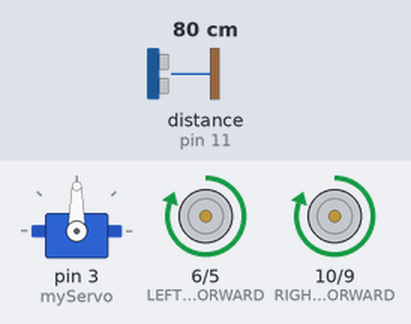
A sketch run on a simulated Arduino Uno, built with avr-gcc and run on an emulated ATmega328P. Shown: servo, motor-driver pin pairs drawn as motors (green arrow = first pin HIGH = forward, orange = second pin HIGH = backward, longer = more drive). The inputs (shaded band) are chosen by the test bench; at power-on: distance to the obstacle (sensor on pin 11) 80 cm. The echo pulse lasts 58.3 µs per cm.

Above: at 1.2 s.
1.3 s: distance to the obstacle (sensor on pin 11) set to 22 cm
2.8 s: distance to the obstacle (sensor on pin 11) set to 18 cm
At 3.4 s:
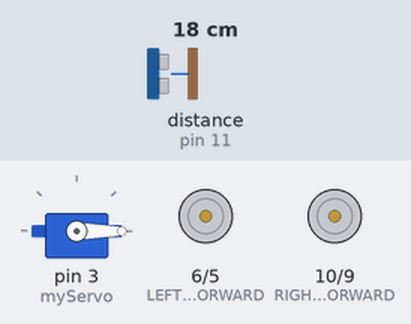
5.8 s: distance to the obstacle (sensor on pin 11) set to 35 cm
At 6.6 s:
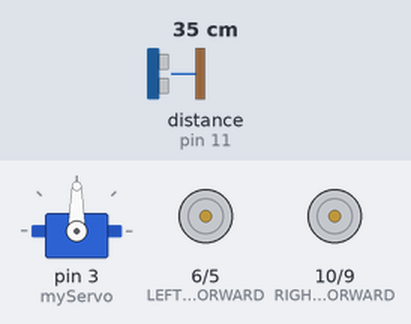
8.7 s: distance to the obstacle (sensor on pin 11) set to 2 cm
At 9.7 s:
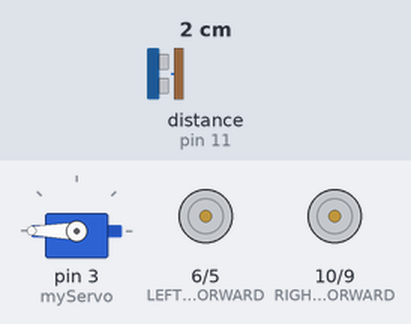
11.7 s: distance to the obstacle (sensor on pin 11) set to 60 cm
At 12.9 s:
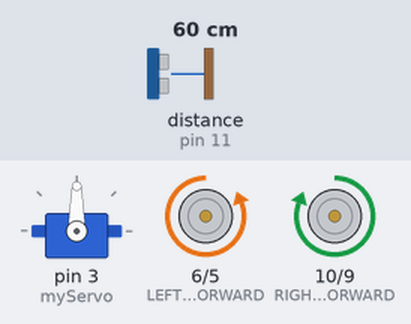
Timing chart, 0 to 14.7 s (numbered marks = the images above; inputs shaded):
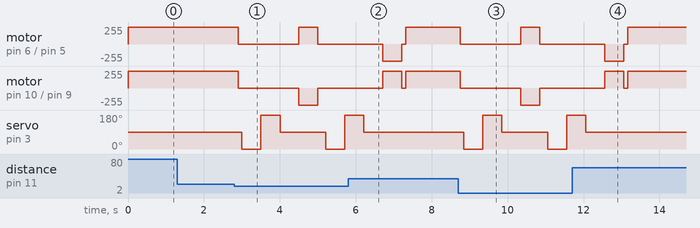

Measured:
- the behaviour switches between 20 and 19 cm on distance to the obstacle (sensor on pin 11) (found by bisection; images 0 and 1)
- after the input at 1.3 s, every drawn part: stays the same
- after the input at 2.8 s, motor on pin 6 (LEFT_MOTOR_FORWARD) / pin 5 (LEFT_MOTOR_BACKWARD): forward 255/255 → stopped after 0.10 s, → forward 255/255 1.6 s later, → stopped 0.50 s later; motor on pin 10 (RIGHT_MOTOR_FORWARD) / pin 9 (RIGHT_MOTOR_BACKWARD): forward 255/255 → stopped after 0.10 s, → backward 255/255 1.6 s later, → stopped 0.50 s later
- after the input at 5.8 s, servo on pin 3 (myServo): goes on until 6.2 s, then stays 90°
- after the input at 8.7 s, motor on pin 6 (LEFT_MOTOR_FORWARD) / pin 5 (LEFT_MOTOR_BACKWARD): forward 255/255 → stopped after 0.05 s, → forward 255/255 1.6 s later, → stopped 0.50 s later; motor on pin 10 (RIGHT_MOTOR_FORWARD) / pin 9 (RIGHT_MOTOR_BACKWARD): forward 255/255 → stopped after 0.05 s, → backward 255/255 1.6 s later, → stopped 0.50 s later
- after the input at 11.7 s, servo on pin 3 (myServo): goes on until 12.1 s, then stays 90°

The sketch:

Code.ino
```cpp
#include <Servo.h>
#include <NewPing.h>

// Define pins for sensors and motors
#define TRIGGER_PIN 12
#define ECHO_PIN 11
#define LEFT_MOTOR_FORWARD 6
#define LEFT_MOTOR_BACKWARD 5
#define RIGHT_MOTOR_FORWARD 10
#define RIGHT_MOTOR_BACKWARD 9
#define MAX_DISTANCE 200

Servo myServo; // create servo object to control servo
NewPing sonar(TRIGGER_PIN, ECHO_PIN, MAX_DISTANCE); // NewPing setup of pins and maximum distance

void setup() {
  // Initialize motors
  pinMode(LEFT_MOTOR_FORWARD, OUTPUT);
  pinMode(LEFT_MOTOR_BACKWARD, OUTPUT);
  pinMode(RIGHT_MOTOR_FORWARD, OUTPUT);
  pinMode(RIGHT_MOTOR_BACKWARD, OUTPUT);

  // Initialize servo
  myServo.attach(3);
  myServo.write(90); // Set servo to center position

  // Start serial communication
  Serial.begin(9600);
}

void loop() {
  unsigned int distance = sonar.ping_cm();
  if (distance > 0 && distance < 20) {
    // Object detected, stop and determine direction to turn
    stop();
    delay(100);
    myServo.write(0); // Check left
    delay(500);
    unsigned int distanceLeft = sonar.ping_cm();

    myServo.write(180); // Check right
    delay(500);
    unsigned int distanceRight = sonar.ping_cm();

    myServo.write(90); // Center servo
    delay(500);

    if (distanceLeft >= distanceRight) {
      turnRight();
    } else {
      turnLeft();
    }
  } else {
    moveForward();
  }
  delay(100);
}

void moveForward() {
  digitalWrite(LEFT_MOTOR_FORWARD, HIGH);
  digitalWrite(LEFT_MOTOR_BACKWARD, LOW);
  digitalWrite(RIGHT_MOTOR_FORWARD, HIGH);
  digitalWrite(RIGHT_MOTOR_BACKWARD, LOW);
}

void stop() {
  digitalWrite(LEFT_MOTOR_FORWARD, LOW);
  digitalWrite(LEFT_MOTOR_BACKWARD, LOW);
  digitalWrite(RIGHT_MOTOR_FORWARD, LOW);
  digitalWrite(RIGHT_MOTOR_BACKWARD, LOW);
}

void turnLeft() {
  digitalWrite(LEFT_MOTOR_FORWARD, LOW);
  digitalWrite(LEFT_MOTOR_BACKWARD, HIGH);
  digitalWrite(RIGHT_MOTOR_FORWARD, HIGH);
  digitalWrite(RIGHT_MOTOR_BACKWARD, LOW);
  delay(500);
  stop();
}

void turnRight() {
  digitalWrite(LEFT_MOTOR_FORWARD, HIGH);
  digitalWrite(LEFT_MOTOR_BACKWARD, LOW);
  digitalWrite(RIGHT_MOTOR_FORWARD, LOW);
  digitalWrite(RIGHT_MOTOR_BACKWARD, HIGH);
  delay(500);
  stop();
}
```
